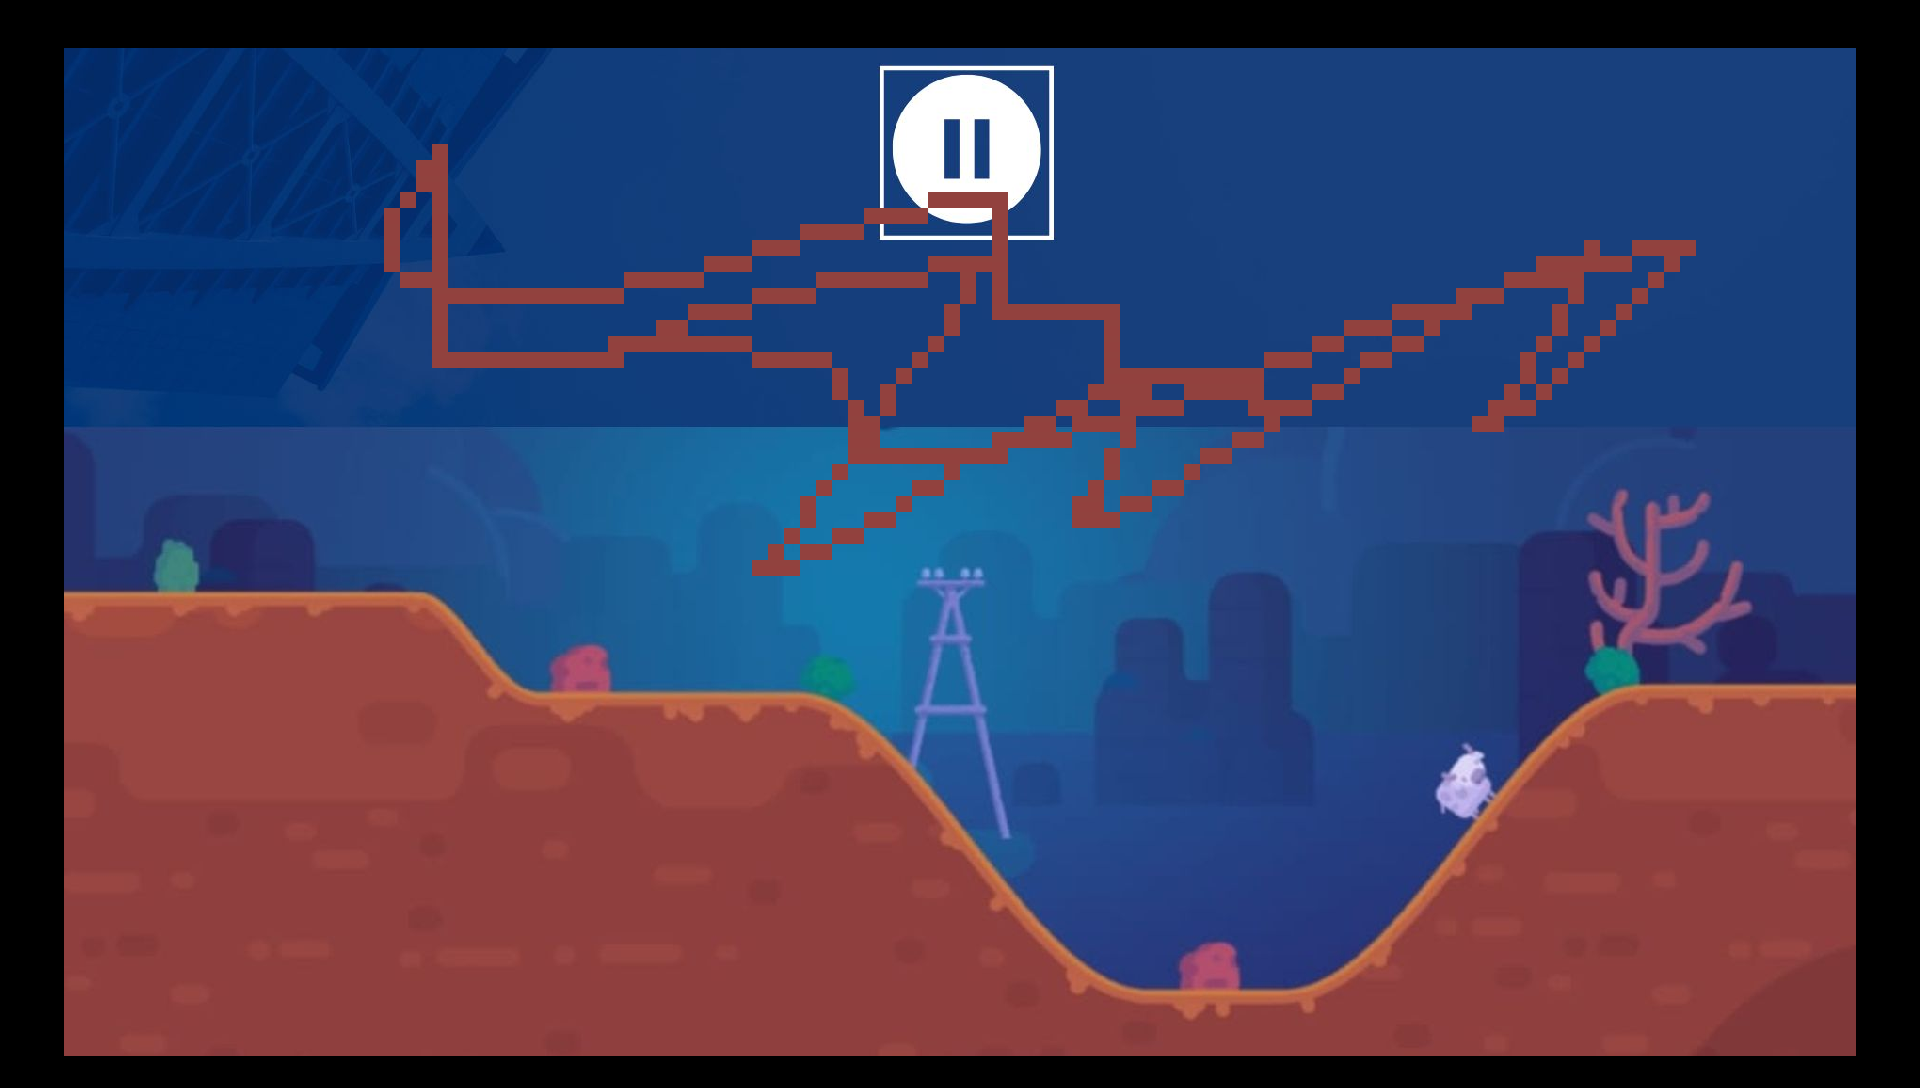

A level layout from a 2D game, rendered from its tile map. Below: a short description, then the map file with tile-grid data replaced by summaries:
An orthogonal 120x68 tile map with 16x16 px tiles, 1 tile layer (Tile Layer 1).

<map version="1.9" tiledversion="1.9.2" orientation="orthogonal" renderorder="right-down" width="120" height="68" tilewidth="16" tileheight="16" infinite="0" nextlayerid="2" nextobjectid="1">
 <tileset firstgid="1" source="tiled.tsx" />
 <layer id="1" name="Tile Layer 1" width="120" height="68">
  <data>[8160 cells, 7056 non-empty, 6770 distinct tile ids]</data>
 </layer>
</map>